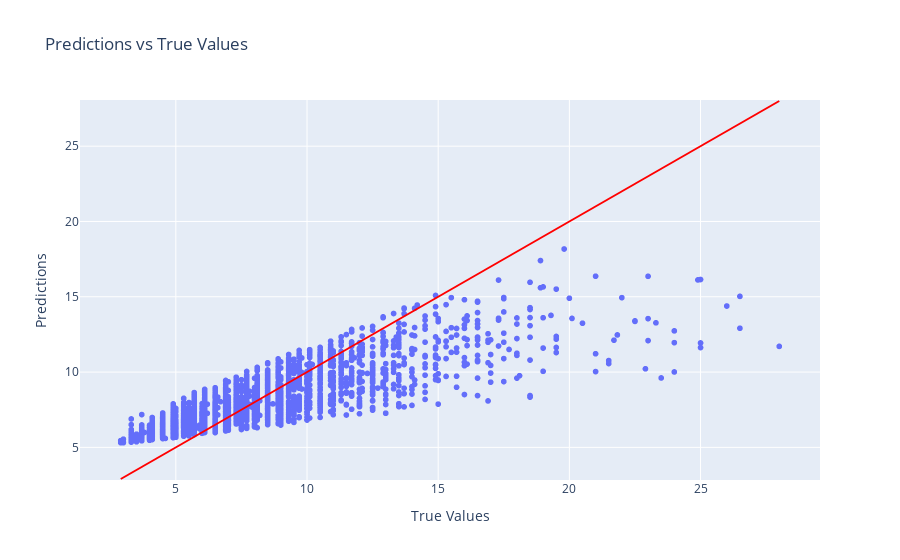

The notebook cell saved with this chart:
### Markdown cell above
## Lasso Regression

### Code cell
from sklearn.linear_model import Lasso

lsr = Lasso(
    alpha=1.0,
    fit_intercept=True,
    precompute=False,
    copy_X=True,
    max_iter=1000,
    tol=0.0001,
    warm_start=False,
    positive=False,
    random_state=None,
    selection='cyclic'
)

lsr_pipe = Pipeline(
    steps=[
        ('preprocessor', preprocessor),
        ('model', lsr)
    ]
)

lsr_pipe.fit(X_train, y_train)

y_pred = lsr_pipe.predict(X_test)

lsr_eval = evaluate_model(y_pred)
visualise_preds(y_pred)
lsr_eval

### Figure 1 — Plotly figure (JSON) as saved in the notebook; plotly's stock layout.template omitted (floating-point values rounded to 4 significant figures; data arrays with more than 128 entries replaced by an {"elided": "..."} marker saying what was removed)
{"data": [{"hovertemplate": "True Values=%{x}<br>Predictions=%{y}<extra></extra>", "legendgroup": "", "marker": {"color": "#636efa", "symbol": "circle"}, "mode": "markers", "name": "", "showlegend": false, "type": "scattergl", "x": {"elided": "2791 float values"}, "xaxis": "x", "y": {"elided": "2791 float values"}, "yaxis": "y"}], "layout": {"legend": {"tracegroupgap": 0}, "shapes": [{"line": {"color": "red"}, "type": "line", "x0": 2.9, "x1": 28, "y0": 2.9, "y1": 28}], "title": {"text": "Predictions vs True Values"}, "xaxis": {"anchor": "y", "domain": [0, 1], "title": {"text": "True Values"}}, "yaxis": {"anchor": "x", "domain": [0, 1], "title": {"text": "Predictions"}}}}
